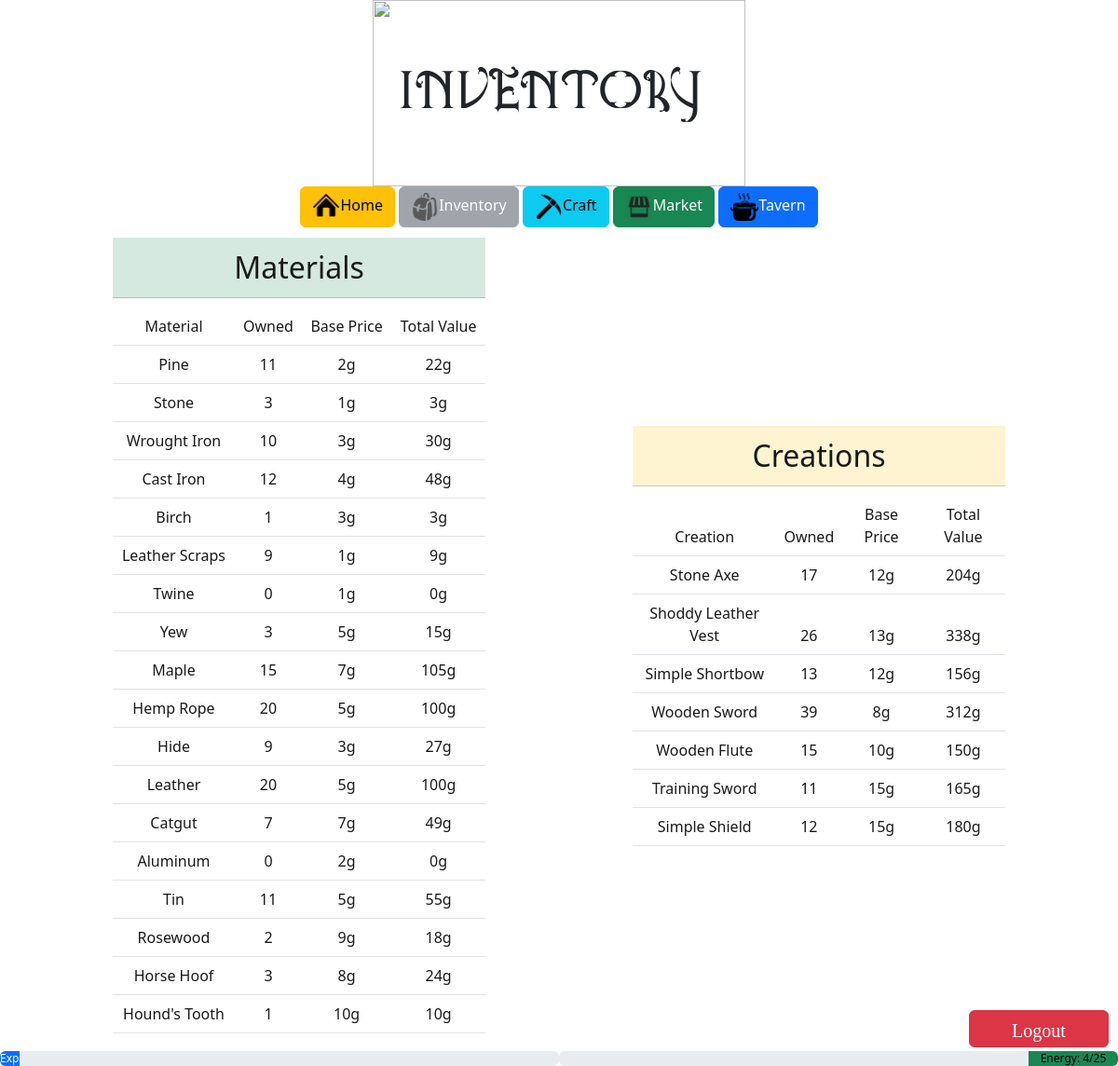
The page /inventory (signed in) on the database its author committed.
### tables this page shows
CREATE TABLE "materials_inventory" (
    mat_id INTEGER NOT NULL, amount INTEGER DEFAULT 0, player_id INTEGER NOT NULL DEFAULT 1,
    FOREIGN KEY(mat_id) REFERENCES materials(id),
    FOREIGN KEY(player_id) REFERENCES stats(player_id)
);

CREATE TABLE materials (
    id INTEGER PRIMARY KEY AUTOINCREMENT NOT NULL,
    name TEXT NOT NULL,
    base_price INTEGER NOT NULL
);

CREATE TABLE "creations_inventory" (
    creation_id INTEGER NOT NULL, 'amount' INTEGER NOT NULL DEFAULT 0,
    player_id INTEGER NOT NULL DEFAULT 1,
    FOREIGN KEY(creation_id) REFERENCES creations(id),
    FOREIGN KEY(player_id) REFERENCES stats(player_id)
);

CREATE TABLE creations (
    id INTEGER PRIMARY KEY AUTOINCREMENT NOT NULL,
    name TEXT NOT NULL,
    base_price INTEGER NOT NULL
);

CREATE TABLE "stats" ('player_id' INTEGER PRIMARY KEY AUTOINCREMENT NOT NULL DEFAULT 1 , 'gold' INTEGER NOT NULL DEFAULT 200 , 'level' INTEGER NOT NULL DEFAULT 1, 'exp' INTEGER NOT NULL DEFAULT 0, 'next_level' INTEGER DEFAULT 100,'energy' INTEGER NOT NULL DEFAULT 10,'max_energy' INTEGER NOT NULL DEFAULT 10);

### app.py (the view)
@app.route("/inventory", methods=["GET", "POST"])
def inventory():
    stats = db.execute("SELECT * FROM stats WHERE player_id = ?", session["user_id"])[0]
    inventory = db.execute("""SELECT name, mi.amount, base_price
                           FROM materials m
                           JOIN materials_inventory mi
                           ON m.id = mi.mat_id
                           AND mi.player_id = ?""", session["user_id"])
    c_inventory = db.execute("""SELECT name, ci.amount, base_price
                             FROM creations c
                             JOIN creations_inventory ci
                             ON c.id = ci.creation_id
                             AND ci.player_id = ?""", session["user_id"])
    return render_template("inventory.html", inventory=inventory, stats=stats, c_inventory=c_inventory)

### templates/inventory.html (shortened to what this page needs)
{% extends "layout.html" %}
{% block body %}
<body id="village">
    <div class="container">
        <img src="/static/scroll.png" class="overhead">
        <div class="centered">Inventory!</div>
    </div>
    <div class="container" id="navbutton">
        <a href="{{ url_for('stats') }}" class="btn btn-warning">
            <img src="/static/home.png" style="width:30px">Home</a>
        <button class="btn btn-secondary" disabled>
            <img src="/static/inventory.png" style="width:30px">Inventory</button>
        <a href="{{ url_for('craft') }}" class="btn btn-info">
            <img src="/static/Pickaxe.png" style="width:30px">Craft</a>
        <a href="{{ url_for('market') }}" class="btn btn-success">
            <img src="/static/market.png" style="width:30px">Market</a>
        <a href="{{ url_for('tavern') }}" class="btn btn-primary">
            <img src="/static/tavern.png" style="width:30px">Tavern</a>
            <table class="container">
                <tr>
                    <td style="align: left">
                    <table class="table" id="materials" style="width: 400px; opacity: 0.9; margin: 10px auto; font-size: 32px">
                        <thead><tr class="table-success"><td>Materials</td></tr></thead>
                    </table>
                    <table class="table" id="materials" style="width: 400px; opacity: 0.9; margin: 10px auto">
                        <thead>
                            <tr>
                                <td>Material</td>
                                <td>Owned</td>
                                <td>Base Price</td>
                                <td>Total Value</td>
                            </tr>
                            {% for item in inventory %}
                            <tr>
                                <td>{{ item.name }}</td>
                                <td>{{ item.amount }}</td>
                                <td>{{ item.base_price }}g</td>
                                <td>{{ item.base_price * item.amount }}g</td>
                            </tr>
                            {% endfor %}
                        </thead>
                    </table>
                </td>
                <td style="align: right">
                    <table class="table" style="width: 400px; opacity: 0.9; margin: 10px auto; font-size: 32px">
                        <thead><tr class="table-warning"><td>Creations</td></tr></thead>
                        <table class="table" id="materials" style="width: 400px; opacity: 0.9; margin: 10px auto">
                            <thead>
                                <tr>
                                    <td>Creation</td>
                                    <td>Owned</td>
                                    <td>Base Price</td>
                                    <td>Total Value</td>
                                </tr>
                                {% for item in c_inventory %}
                                <tr>
                                    <td>{{ item.name }}</td>
                                    <td>{{ item.amount }}</td>
                                    <td>{{ item.base_price }}g</td>
                                    <td>{{ item.base_price * item.amount }}g</td>
                                </tr>
                                {% endfor %}
                            </thead>
                        </table>
                    </td>
                </tr>
            </table>
    </div>
</body>
{% endblock %}

### templates/layout.html (shortened to what this page needs)
<!DOCTYPE html>
<html lang="en">
    <head>
        <link href="/static/style.css" rel="stylesheet">
        <link href="https://cdn.jsdelivr.net/npm/bootstrap@5.3.3/dist/css/bootstrap.min.css" rel="stylesheet">
    </head>
        {% block body %}{% endblock %}
    <br>
    <a href="{{ url_for('logout') }}">
        <div style="position: fixed; bottom: 20px; right: 10px">
            <button class="btn btn-danger" type="submit" id="end_day">Logout</button>
        </div>
    </a>
    {% set exp_bar = (stats['exp'] / stats['next_level']) * 100 %}
    <div class="progress" id="experience_bar" role="progressbar" aria-label="Example with label" aria-valuemin="0" aria-valuemax="100">
        <div class="progress-bar" style="width: {{ exp_bar }}%">Exp:  {{ '%0.2f' % exp_bar|float }}%</div>
    </div>
    {% set energy_bar = (stats['energy'] / stats['max_energy'] * 100) %}
    <div class="progress justify-content-end" id="energy_bar" role="progressbar" aria-label="Example with label" aria-valuemin="0" aria-valuemax="100">
        <div class="progress-bar bg-success" style="width: {{ energy_bar }}%; color: black">Energy:  {{ stats['energy'] }}/{{ stats['max_energy'] }}</div>
    </div>
</html>

### static/style.css (style rules this page uses)
#village { background-image:url('/static/Village.png'); background-repeat: no-repeat; background-attachment: fixed; background-size: cover; background-position: center; }
#navbutton { position: relative; }
.centered { position: absolute; top: 30%; right: 0; left: 0; margin-left: auto; margin-right: auto; font-size: 50px; font-family: AQ; }
.container { position: relative; text-align: center; }
.overhead { width: 400px; height: 200px; position: center; }
#end_day { width: 150px; height: 40px; font-size: 20px; font-family: cursive; }
#energy_bar { position: fixed; bottom: 0; right: 0; text-align: center; width: 50%; z-index: 1; }
#experience_bar { position: fixed; bottom: 0; text-align: center; width: 50%; z-index: 1; }

### rows shown on the page
materials_inventory: name "Pine", amount "11", base_price "2", item.base_price*item.amount "22"
materials_inventory: name "Stone", amount "3", base_price "1", item.base_price*item.amount "3"
materials_inventory: name "Wrought Iron", amount "10", base_price "3", item.base_price*item.amount "30"
materials_inventory: name "Cast Iron", amount "12", base_price "4", item.base_price*item.amount "48"
materials_inventory: name "Birch", amount "1", base_price "3", item.base_price*item.amount "3"
materials_inventory: name "Leather Scraps", amount "9", base_price "1", item.base_price*item.amount "9"
materials_inventory: name "Twine", amount "0", base_price "1", item.base_price*item.amount "0"
materials_inventory: name "Yew", amount "3", base_price "5", item.base_price*item.amount "15"
materials_inventory: name "Maple", amount "15", base_price "7", item.base_price*item.amount "105"
materials_inventory: name "Hemp Rope", amount "20", base_price "5", item.base_price*item.amount "100"
materials_inventory: name "Hide", amount "9", base_price "3", item.base_price*item.amount "27"
materials_inventory: name "Leather", amount "20", base_price "5", item.base_price*item.amount "100"
materials_inventory: name "Catgut", amount "7", base_price "7", item.base_price*item.amount "49"
materials_inventory: name "Aluminum", amount "0", base_price "2", item.base_price*item.amount "0"
materials_inventory: name "Tin", amount "11", base_price "5", item.base_price*item.amount "55"
materials_inventory: name "Rosewood", amount "2", base_price "9", item.base_price*item.amount "18"
materials_inventory: name "Horse Hoof", amount "3", base_price "8", item.base_price*item.amount "24"
materials_inventory: name "Hound's Tooth", amount "1", base_price "10", item.base_price*item.amount "10"
creations_inventory: name "Stone Axe", amount "17", base_price "12", item.base_price*item.amount "204"
creations_inventory: name "Shoddy Leather Vest", amount "26", base_price "13", item.base_price*item.amount "338"
creations_inventory: name "Simple Shortbow", amount "13", base_price "12", item.base_price*item.amount "156"
creations_inventory: name "Wooden Sword", amount "39", base_price "8", item.base_price*item.amount "312"
creations_inventory: name "Wooden Flute", amount "15", base_price "10", item.base_price*item.amount "150"
creations_inventory: name "Training Sword", amount "11", base_price "15", item.base_price*item.amount "165"
creations_inventory: name "Simple Shield", amount "12", base_price "15", item.base_price*item.amount "180"
stats: energy "4", max_energy "25"
